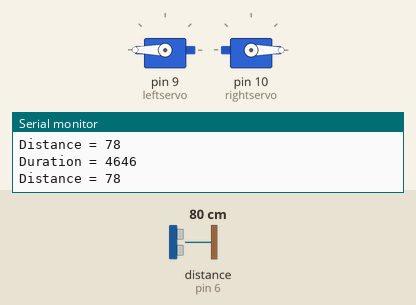
Recording of a sketch running on a simulated Arduino Uno, built with avr-gcc and run on an emulated ATmega328P. Parts: 2 × servo, the last lines printed to the serial monitor. Wiring (inferred from the names in the program): ultrasonic range finder: trigger pin 5; echo pin 6. Inputs (shaded band) come from the test bench; at power-on: distance to the obstacle (sensor on pin 6) 80 cm. The echo pulse lasts 58.3 µs per cm.

Above: at 1.2 s.
1.3 s: distance to the obstacle (sensor on pin 6) set to 99 cm
2.8 s: distance to the obstacle (sensor on pin 6) set to 106 cm
At 3.9 s:
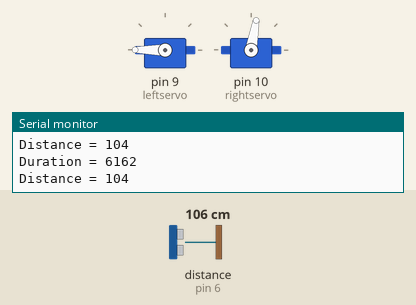
4.3 s: distance to the obstacle (sensor on pin 6) set to 117 cm
7.3 s: distance to the obstacle (sensor on pin 6) set to 125 cm
At 7.7 s:
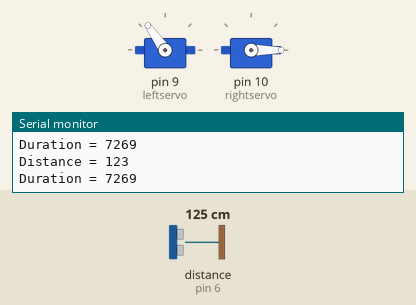
8.8 s: distance to the obstacle (sensor on pin 6) set to 194 cm
11.8 s: distance to the obstacle (sensor on pin 6) set to 204 cm
At 13.4 s:
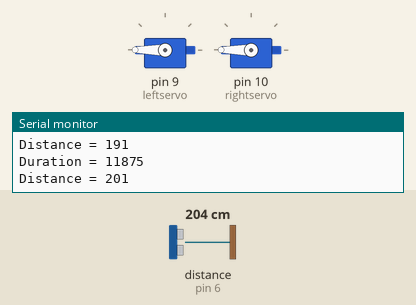
At 15.3 s:
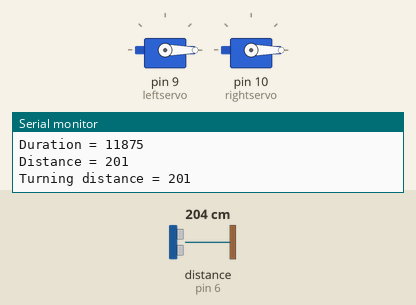
Timing chart, 0 to 25.1 s (numbered marks = the images above; inputs shaded):
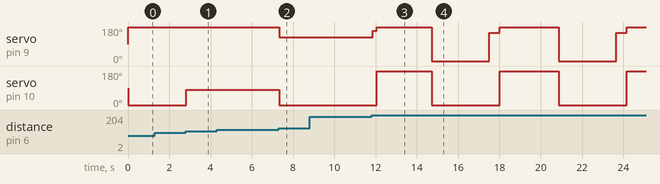

Measured:
- the behaviour switches between 102 and 103 cm on distance to the obstacle (sensor on pin 6) (found by bisection; images 0 and 1)
- the behaviour switches between 122 and 123 cm on distance to the obstacle (sensor on pin 6) (found by bisection; images 1 and 2)
- the behaviour switches between 199 and 200 cm on distance to the obstacle (sensor on pin 6) (found by bisection; images 2 and 3)
- after the input at 2.8 s, servo on pin 10 (rightservo): 0° → 80° at once
- after the input at 7.3 s, servo on pin 9 (leftservo): 180° → 125° at once; servo on pin 10 (rightservo): 80° → 0° at once
- after the input at 11.8 s, servo on pin 9 (leftservo): 125° → 160° after 0.06 s, then repeats every 6.0 s: 180° 2.7 s, 0° 2.8 s, 150° 0.50 s; servo on pin 10 (rightservo): alternates 180° for 2.8 s and 0° for 3.3 s, starting after 0.26 s

The sketch:

super_challenge.ino
```cpp
//Setup servos and ultrasound sensor//
#include <Servo.h>
Servo leftservo;
Servo rightservo;
const int pingPin = 5; // Trigger Pin of Ultrasonic Sensor
const int echoPin = 6; // Echo Pin of Ultrasonic Sensor
void setup() {
  leftservo.attach(9);
  rightservo.attach(10);

  //set up the Serial
  Serial.begin(9600);

  //setup the pin modes
  pinMode(pingPin, OUTPUT);
  pinMode(echoPin, INPUT);
  leftservo.write(90);
  rightservo.write(90);
}

int x=0; //counter to use different set of code for car off the top wall and off the right wall
void loop() {
  long duration; //duration for ultrasound wave to travel
  long distance; //duration for distance from car to wall
  digitalWrite(pingPin, LOW);
  delayMicroseconds(2);
  digitalWrite(pingPin, HIGH);
  delayMicroseconds(10);
  digitalWrite(pingPin, LOW);

  //getting the pulse duration in microseconds
  duration = pulseIn(echoPin, HIGH);
  if(duration==0) return;
  distance = (0.034*duration)/2;


  //printing distance & durations//
  Serial.print("Duration = ");
  Serial.println(duration);
  Serial.print("Distance = ");
  Serial.println(distance);

  //stored constant distances
  int a = 143; //the starting position of the car from the top wall
  int b = 120; //the distance when the car has to start curving into the line
  int c = 100; //the lowest threshold for the car to curve to be in line with first set of coins
  int d = 110; //distance of coins from the top wall
  int e = 196; //largest distance capable of being measured. Used for gaps and distance from the right wall
  int f = 80; //the upper threshold for the car to be away from the right wall to collect the coins
  int g = 50; //the lower threshold for the car to be away from the right wall to collect the coins


  //movement//

  //this is to program the movement from the top wall until it does the turn at the gap
  if (x==0)
  {
    if (distance>b and distance<a) //moving close to the wall from starting position
    {
      leftservo.write(125);
      rightservo.write(0);
    }
    else if (distance<b and distance>c) //curving in line with first set of coins
    {
      leftservo.write(180);
      rightservo.write(80);
    }
    else if (distance<=d) //running straight to collect the top wall coins
    {
      leftservo.write(180);
      rightservo.write(0);
    }

    else if (distance>e) //when at gap
    {
      //moving forward before turning to get aligned with second set of coins
      leftservo.write(160);
      rightservo.write(0);
      delay(200);

      //turn the car at 90º to the right
      leftservo.write(180);
      rightservo.write(180);
      delay(2600);

      x+=1; //ending the top wall program
    }
  }

  //this is to program the movement off the right wall after the gap turn
  else
  {
    if (distance<=f and distance>=g)//moving straight if between 50-80cm
    {
      leftservo.write(170);
      rightservo.write(0);
    }

    else if (distance<g)// turning left if any lower than 50cm
    {
      //make a 90º left turn
      leftservo.write(0);
      rightservo.write(0);
      delay(2790);

      //slightly head away from the right wall
      leftservo.write(20);
      rightservo.write(180);
      delay(300);

      //make the 90º right turn
      leftservo.write(180);
      rightservo.write(180);
      delay(2790);
    }

    else if (distance>f) //moving right towards the right wall until between reaching 80cm
    {
      Serial.print("Turning distance = ");
      Serial.println(distance);

      //make a 90º left turn
      leftservo.write(0);
      rightservo.write(0);
      delay(2790);

      //slightly head towards the right wall
      leftservo.write(150);
      rightservo.write(0);
      delay(500);

      //make the 90º right turn
      leftservo.write(180);
      rightservo.write(180);
      delay(2790);
    }
  }
  delay(50);
}
```
